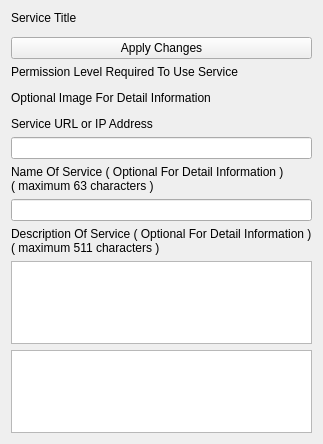
<?xml version="1.0" encoding="UTF-8"?>
<ui version="4.0">
 <class>AppletServiceBaseSettingsUi</class>
 <widget class="QWidget" name="AppletServiceBaseSettingsUi">
  <property name="geometry">
   <rect>
    <x>0</x>
    <y>0</y>
    <width>301</width>
    <height>444</height>
   </rect>
  </property>
  <property name="windowTitle">
   <string>Applet Service Base Settings</string>
  </property>
  <property name="styleSheet">
   <string notr="true"/>
  </property>
  <layout class="QVBoxLayout" name="verticalLayout">
   <item>
    <widget class="QLabel" name="m_ServiceTitleLabel">
     <property name="text">
      <string>Service Title</string>
     </property>
     <property name="wordWrap">
      <bool>true</bool>
     </property>
    </widget>
   </item>
   <item>
    <widget class="InformationWidget" name="m_InfoWidget" native="true"/>
   </item>
   <item>
    <widget class="QPushButton" name="m_ApplyButton">
     <property name="sizePolicy">
      <sizepolicy hsizetype="Expanding" vsizetype="Preferred">
       <horstretch>0</horstretch>
       <verstretch>0</verstretch>
      </sizepolicy>
     </property>
     <property name="text">
      <string>Apply Changes</string>
     </property>
    </widget>
   </item>
   <item>
    <widget class="QLabel" name="m_PermissionLabel">
     <property name="text">
      <string>Permission Level Required To Use Service</string>
     </property>
    </widget>
   </item>
   <item>
    <widget class="PermissionWidget" name="m_PermissionWidget" native="true">
     <property name="sizePolicy">
      <sizepolicy hsizetype="Expanding" vsizetype="Minimum">
       <horstretch>0</horstretch>
       <verstretch>0</verstretch>
      </sizepolicy>
     </property>
    </widget>
   </item>
   <item>
    <widget class="QLabel" name="m_ServiceImageLabel">
     <property name="text">
      <string>Optional Image For Detail Information</string>
     </property>
    </widget>
   </item>
   <item>
    <widget class="ThumbnailEditWidget" name="m_ThumbnailEditWidget" native="true">
     <property name="sizePolicy">
      <sizepolicy hsizetype="Expanding" vsizetype="Minimum">
       <horstretch>0</horstretch>
       <verstretch>0</verstretch>
      </sizepolicy>
     </property>
    </widget>
   </item>
   <item>
    <widget class="QLabel" name="m_UrlDescriptionLabel">
     <property name="text">
      <string>Service URL or IP Address</string>
     </property>
    </widget>
   </item>
   <item>
    <widget class="QLineEdit" name="m_UrlEdit">
     <property name="maxLength">
      <number>63</number>
     </property>
    </widget>
   </item>
   <item>
    <widget class="QLabel" name="m_UserDisplayedNameLabel">
     <property name="text">
      <string>Name Of Service ( Optional For Detail Information )
( maximum 63 characters )</string>
     </property>
    </widget>
   </item>
   <item>
    <widget class="QLineEdit" name="m_NameEdit">
     <property name="maxLength">
      <number>63</number>
     </property>
    </widget>
   </item>
   <item>
    <widget class="QLabel" name="m_DescriptionLabel">
     <property name="text">
      <string>Description Of Service ( Optional For Detail Information )
( maximum 511 characters )</string>
     </property>
    </widget>
   </item>
   <item>
    <widget class="QPlainTextEdit" name="m_DescriptionEdit">
     <property name="sizePolicy">
      <sizepolicy hsizetype="Expanding" vsizetype="Expanding">
       <horstretch>0</horstretch>
       <verstretch>0</verstretch>
      </sizepolicy>
     </property>
    </widget>
   </item>
   <item>
    <widget class="LogWidget" name="m_LogWidget">
     <property name="sizePolicy">
      <sizepolicy hsizetype="Expanding" vsizetype="Expanding">
       <horstretch>0</horstretch>
       <verstretch>0</verstretch>
      </sizepolicy>
     </property>
    </widget>
   </item>
  </layout>
 </widget>
 <customwidgets>
  <customwidget>
   <class>LogWidget</class>
   <extends>QPlainTextEdit</extends>
   <header>LogWidget.h</header>
   <container>1</container>
  </customwidget>
  <customwidget>
   <class>ThumbnailEditWidget</class>
   <extends>QWidget</extends>
   <header>ThumbnailEditWidget.h</header>
   <container>1</container>
  </customwidget>
  <customwidget>
   <class>PermissionWidget</class>
   <extends>QWidget</extends>
   <header>PermissionWidget.h</header>
   <container>1</container>
  </customwidget>
  <customwidget>
   <class>InformationWidget</class>
   <extends>QWidget</extends>
   <header>InformationWidget.h</header>
   <container>1</container>
  </customwidget>
 </customwidgets>
 <resources/>
 <connections/>
</ui>
